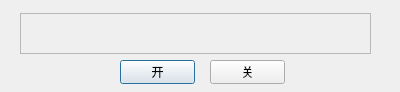
<?xml version="1.0" encoding="UTF-8"?>
<ui version="4.0">
 <class>DialogForStateOllama</class>
 <widget class="QDialog" name="DialogForStateOllama">
  <property name="geometry">
   <rect>
    <x>0</x>
    <y>0</y>
    <width>400</width>
    <height>92</height>
   </rect>
  </property>
  <property name="windowTitle">
   <string>Dialog</string>
  </property>
  <widget class="QTextEdit" name="textEdit">
   <property name="enabled">
    <bool>false</bool>
   </property>
   <property name="geometry">
    <rect>
     <x>20</x>
     <y>13</y>
     <width>351</width>
     <height>41</height>
    </rect>
   </property>
  </widget>
  <widget class="QPushButton" name="pushButton">
   <property name="geometry">
    <rect>
     <x>120</x>
     <y>60</y>
     <width>75</width>
     <height>24</height>
    </rect>
   </property>
   <property name="text">
    <string>开</string>
   </property>
  </widget>
  <widget class="QPushButton" name="pushButton_2">
   <property name="geometry">
    <rect>
     <x>210</x>
     <y>60</y>
     <width>75</width>
     <height>24</height>
    </rect>
   </property>
   <property name="text">
    <string>关</string>
   </property>
  </widget>
 </widget>
 <resources/>
 <connections/>
</ui>
